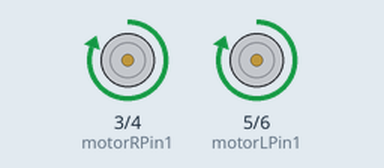
This sketch was run on a simulated Arduino Uno, built with avr-gcc and run on an emulated ATmega328P. Shown: motor-driver pin pairs drawn as motors (green arrow = first pin HIGH = forward, orange = second pin HIGH = backward, longer = more drive).

Above: at 1.6 s.
At 8.8 s:
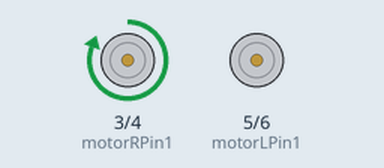
At 16.3 s:
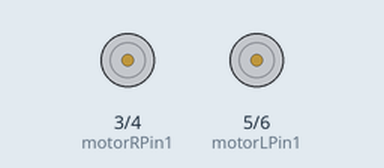
At 24.6 s:
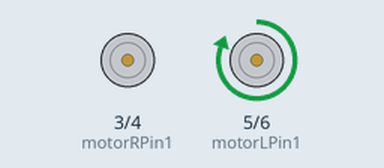
Timing chart, 0 to 26.5 s (numbered marks = the images above):
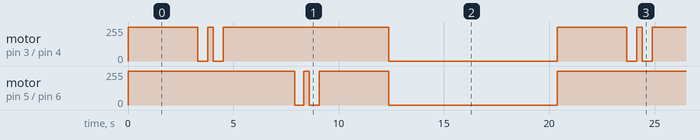

The sketch:

dc_5.ino
```cpp
int motorRPin1 = 3;
int motorRPin2 = 4;
int motorLPin1 = 5;
int motorLPin2 = 6;

void setup()
{
pinMode(motorRPin1,OUTPUT);
pinMode(motorRPin2,OUTPUT);

pinMode(motorLPin1,OUTPUT);
pinMode(motorLPin2,OUTPUT);
}
void loop()
{
     digitalWrite(motorLPin1, HIGH);
     digitalWrite(motorRPin1, HIGH);
     delay (3300);

     //--------------------------------------

     digitalWrite(motorLPin1, HIGH);
     digitalWrite(motorRPin1, LOW);
     delay (475);

     //--------------------------------------

     digitalWrite(motorLPin1, HIGH);
     digitalWrite(motorRPin1, HIGH);
     delay (265);

     //--------------------------------------


     digitalWrite(motorLPin1, HIGH);
     digitalWrite(motorRPin1, LOW);
     delay (475);

     //--------------------------------------

     digitalWrite(motorLPin1, HIGH);
     digitalWrite(motorRPin1, HIGH);
     delay (3400);
     //--------------------------------------
      //--------------------------------------

     digitalWrite(motorLPin1, LOW);
     digitalWrite(motorRPin1, HIGH);
     delay (425);

     //--------------------------------------

     digitalWrite(motorLPin1, HIGH);
     digitalWrite(motorRPin1, HIGH);
     delay (265);

     //--------------------------------------


     digitalWrite(motorLPin1, LOW);
     digitalWrite(motorRPin1, HIGH);
     delay (475);

     //--------------------------------------

     digitalWrite(motorLPin1, HIGH);
     digitalWrite(motorRPin1, HIGH);
     delay (3300);
     //--------------------------------------

     digitalWrite(motorLPin1, LOW);
     digitalWrite(motorRPin1, LOW);
     delay (8000);
  }
```

Measured:
- by itself, motor on pin 3 (motorRPin1) / pin 4 (motorRPin2): repeats every 20.4 s: stopped 0.48 s, forward 255/255 0.27 s, stopped 0.48 s, forward 255/255 7.9 s, stopped 8.0 s, forward 255/255 3.3 s
- by itself, motor on pin 5 (motorLPin1) / pin 6 (motorLPin2): repeats every 20.4 s: stopped 0.43 s, forward 255/255 0.27 s, stopped 0.48 s, forward 255/255 3.3 s, stopped 8.0 s, forward 255/255 7.9 s
